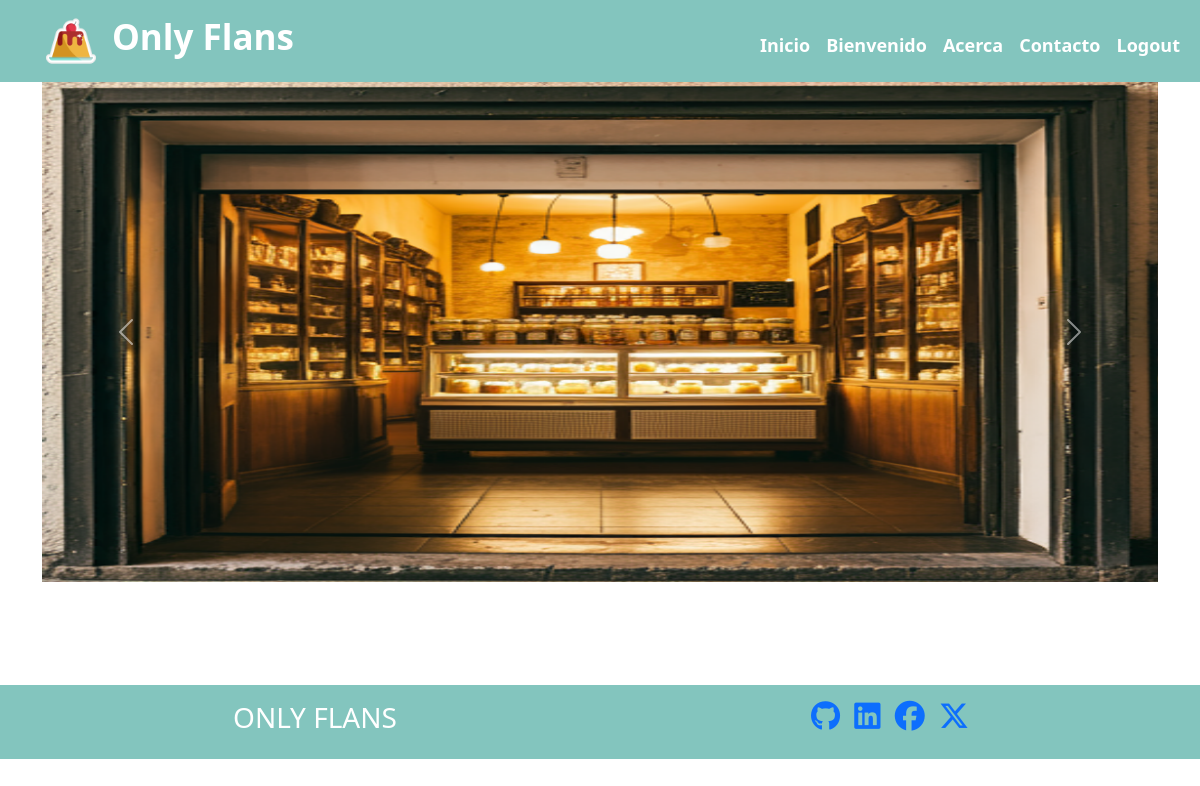
Before: /bienvenido/ (signed in) with the older database file.
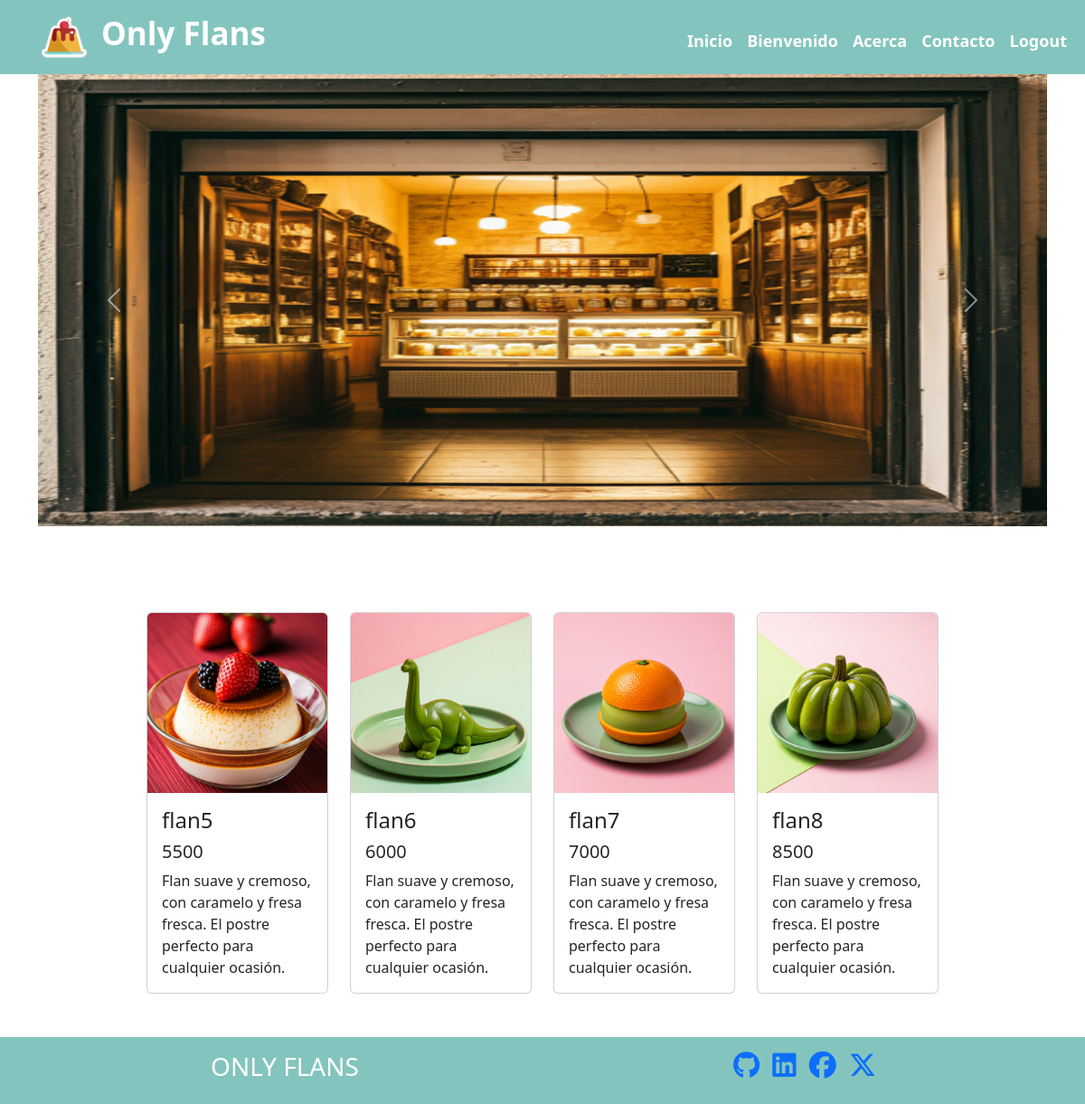
After: the same page with the newer database file.
### web/models.py (models this page shows)
class Flan(models.Model):
    flan_uuid = models.UUIDField()
    name = models.CharField(max_length=64)
    precio = models.IntegerField()
    description = models.TextField()
    img_url = models.TextField()
    slug = models.SlugField()
    is_private = models.BooleanField()

### web/views.py (the view)
# urls.py: path('bienvenido/', bienvenido, name="bienvenido"),
@login_required
def bienvenido(request):
    flanes = Flan.objects.filter(is_private=True)
    return render(request,'welcome.html',{'flanes':flanes})

### web/templates/welcome.html (shortened to what this page needs)
{% extends 'base.html' %}
{% block content %}
<section class="container ">
    <div id="carouselExampleFade" class="carousel slide carousel-fade" data-bs-ride="carousel">
        <div class="carousel-inner">
            <div class="carousel-item active">
                {% load static %}
            </div>
            <div class="carousel-item active">
                {% load static %}
            </div>
            <div class="carousel-item active">
                {% load static %}
                <img src="{% static 'img/acerca1.png' %}"  class="d-block w-100" alt="nort">
            </div>
        </div>
        <button class="carousel-control-prev" type="button" data-bs-target="#carouselExampleFade"
            data-bs-slide="prev">
            <span class="carousel-control-prev-icon" aria-hidden="true"></span>
        </button>
        <button class="carousel-control-next" type="button" data-bs-target="#carouselExampleFade"
            data-bs-slide="next">
            <span class="carousel-control-next-icon" aria-hidden="true"></span>
        </button>
    </div>
</section>
<section id="highlight" class=" d-flex justify-content-center align-items-center">
    <div class="w-75 align-items-center container pb-5">
        <h2 class="container mt-2 text-center">Nuestros Deliciosos Productos</h2>
        <hr>
        <div class="row g-4">
            {% for flan in flanes%}
            <div class="col-xl-3 col-md-6 col-sm-12">
                <div class="card mt-3">
                    {% load static %}
                    <img class="card-img-top" src={{flan.img_url}}  alt="Card image cap">
                    <div class="card-body">
                        <h4>{{flan.name}}</h4>
                        <h5>{{flan.precio}}</h5>
                        <p class="card-text">{{flan.description}}</p>
                    </div>
                </div>
            </div>
            {% endfor %}
        </div>
    </div>
</section>
{% endblock %}

### web/templates/base.html (shortened to what this page needs)
<!DOCTYPE html>
<html lang="en">
<head>
    <link href="https://cdn.jsdelivr.net/npm/bootstrap@5.3.3/dist/css/bootstrap.min.css" rel="stylesheet">
    {% load static %}
    <link rel="stylesheet" href="{% static 'css/styles.css' %}">
    <link rel="stylesheet" href="https://cdnjs.cloudflare.com/ajax/libs/font-awesome/6.5.2/css/all.min.css"
 />
</head>
<body>
    {% block header%}
        {% include 'header.html' %}
    {% endblock %}
    {% block content %}
    {% endblock %}
    {% block footer%}
        {% include 'footer.html' %}
    {% endblock %}
</body>
</html>

### web/templates/header.html (shortened to what this page needs)
<header>
<div id="div_nav_header" class="container top-0 start-0">
  <div class="row">
    <div class="col-6 p2 d-flex p-2">
        <img class="m-2" id="only_flan_logo"src="/static/img/flan.png" alt="logo">
        <h2 id="p_viajes_chile" class="m-2">Only Flans</h2>
    </div>
    <div class="col-6 mt-3 ">
        <nav id="nav_bar" class="navbar navbar-expand-lg navbar-light  position-absolute end-0">
            <div class="container-fluid">
              <ul class="navbar-nav">
                <li class="nav-item">
                  <a class="nav-link active" aria-current="page" href="/">Inicio</a>
                </li>
                {%if user.is_authenticated%}
                <li class="nav-item">
                  <a id="a_who" class="nav-link" href="/bienvenido">Bienvenido</a>
                </li>
                {%endif%}
                <li class="nav-item">
                    <a class="nav-link" href="/acerca">Acerca</a>
                </li>
                <li class="nav-item">
                  <a class="nav-link" href="/contacto">Contacto</a>
              </li>
              {%if user.is_authenticated%}
              <a href="/logout" class="nav-link" >
                  Logout
              </a>
              {%endif%}
              </ul>
            </div>
          </nav>
    </div>
  </div>
</div>
</header>

### web/templates/footer.html
<footer>
    <div class="container">
        <div class="row text-center ">
            <div class="col-sm-12 col-md-6">
                <h3 class="py-3">ONLY FLANS</h3>
            </div>
            <div class="col-sm-12 col-md-6 py-3">
                <a href="https://www.github.com" target="_blank"><i class="fa-brands fa-github"></i></a>
                <a href="https://cl.linkedin.com/" target="_blank"><i class="fa-brands fa-linkedin"></i></a>
                <a href="https://www.facebook.com" target="_blank"><i class="fa-brands fa-facebook"></i></a>
                <a href="https://x.com" target="_blank"><i class="fa-brands fa-x-twitter"></i></a>
            </div>
        </div>
    </div>
</footer>

### static/css/styles.css (style rules this page uses)
:root { --color-black: #006d77; --color-aero: #83c5be; --color-thistle: #e2b3a3; --color-white: #fff; }
#div_nav_header { width: 100%; height: auto; z-index: 2000; }
header { background-color: var(--color-aero); }
header #nav_bar { background-color: none !important; }
header #nav_bar a { color: var(--color-white); font-weight: bold; font-size: 18px; }
#div_nav_header #only_flan_logo { height: 50px; }
#div_nav_header #p_viajes_chile { font-weight: bold; font-size: 35px; color: var(--color-white); }
#div_nav_header a { scroll-behavior: smooth; }
#carouselExampleFade img { height:500px; width: auto; }
#contact_form,label, h2, hr { color: var(--color-white); }
footer { background-color: var(--color-aero); color: var(--color-white); margin-bottom: 0; }
footer i { padding-left: 10px; font-size: 30px; }

Changed rows visible on the page:
added Flan: img_url (picture), name "flan5", precio "5500", description "Flan suave y cremoso, con caramelo y fresa fresca. El postre perfecto para cualquier ocasión."
added Flan: img_url (picture), name "flan6", precio "6000", description "Flan suave y cremoso, con caramelo y fresa fresca. El postre perfecto para cualquier ocasión."
added Flan: img_url (picture), name "flan7", precio "7000", description "Flan suave y cremoso, con caramelo y fresa fresca. El postre perfecto para cualquier ocasión."
added Flan: img_url (picture), name "flan8", precio "8500", description "Flan suave y cremoso, con caramelo y fresa fresca. El postre perfecto para cualquier ocasión."
